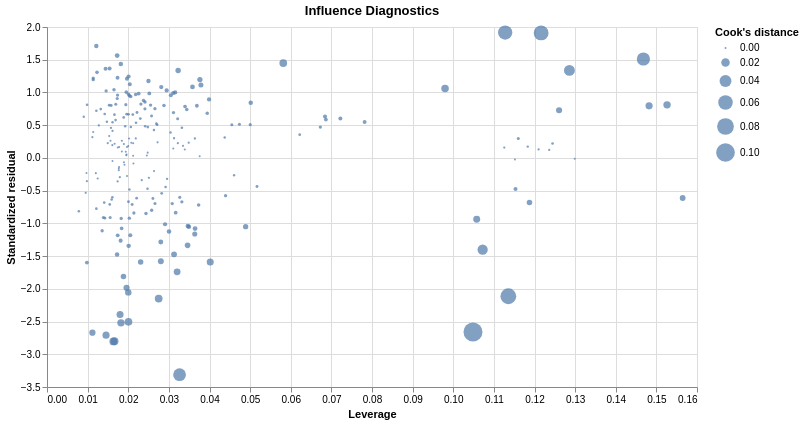

Notebook cell for this chart:
### Code cell
alt.Chart(influence_df).mark_circle(size=70, opacity=0.7).encode(
    x=alt.X("leverage:Q", title="Leverage"),
    y=alt.Y("standardized_residual:Q", title="Standardized residual"),
    size=alt.Size("cooks_distance:Q", title="Cook's distance"),
    tooltip=["track_name:N", "main_artist_name:N", "popularity:Q", "leverage:Q", "standardized_residual:Q", "cooks_distance:Q"],
).properties(
    title="Influence Diagnostics",
    width=650,
    height=360,
)

### Figure 1 — Vega-Lite specification as saved in the notebook (floating-point values rounded to 4 significant figures; data arrays with more than 128 entries replaced by an {"elided": "..."} marker saying what was removed)
{"config": {"view": {"continuousWidth": 300, "continuousHeight": 300}}, "data": {"name": "data-52f927b706182fece6c8a3b4aa84b976"}, "mark": {"type": "circle", "opacity": 0.7, "size": 70}, "encoding": {"size": {"field": "cooks_distance", "title": "Cook's distance", "type": "quantitative"}, "tooltip": [{"field": "track_name", "type": "nominal"}, {"field": "main_artist_name", "type": "nominal"}, {"field": "popularity", "type": "quantitative"}, {"field": "leverage", "type": "quantitative"}, {"field": "standardized_residual", "type": "quantitative"}, {"field": "cooks_distance", "type": "quantitative"}], "x": {"field": "leverage", "title": "Leverage", "type": "quantitative"}, "y": {"field": "standardized_residual", "title": "Standardized residual", "type": "quantitative"}}, "height": 360, "title": "Influence Diagnostics", "width": 650, "$schema": "https://vega.github.io/schema/vega-lite/v6.1.0.json", "datasets": {"data-52f927b706182fece6c8a3b4aa84b976": {"elided": "232 records"}}}
